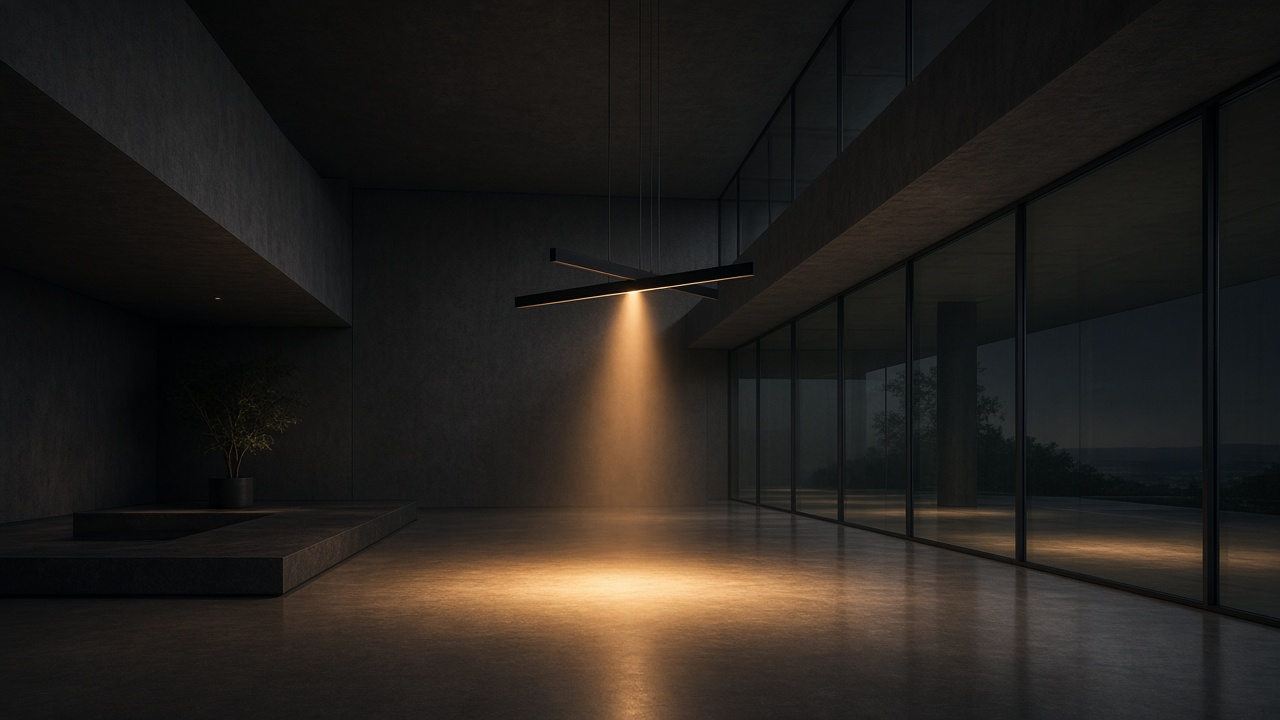
#> input picture docs/design/vanta/plates/plate-living-night.png, 1280 x 720 px; its folder holds 8 pictures in this run
$ python compose_mockups.py
#> lines starting #> are read from the running program, lines starting #| are printed output that depends on the picture
#!/usr/bin/env python3
"""VANTA — compose high-fidelity PNG website mockups from cinematic plates."""

from __future__ import annotations

import math
from pathlib import Path

from PIL import Image, ImageDraw, ImageEnhance, ImageFilter, ImageFont

ROOT = Path(__file__).resolve().parent
FONTS = ROOT / "fonts"
PLATES = ROOT / "plates"
OUT = ROOT / "mockups"
OUT.mkdir(parents=True, exist_ok=True)

# --- palette -----------------------------------------------------------------
VOID = (8, 8, 9)
INK = (12, 12, 14)
ANTH = (20, 21, 24)
GRAPH = (38, 40, 44)
GRAPH2 = (52, 54, 58)
MILK = (244, 241, 234)
MILK_SOFT = (210, 206, 196)
MUTED = (132, 128, 120)
DIM = (88, 86, 80)
AMBER = (201, 166, 107)
AMBER_HOT = (232, 198, 128)
HAIR = (255, 255, 255, 36)
NAV_LINKS = ["Collection", "Projects", "Studio", "Technology", "Journal"]


def _font(name: str, size: int, variation: str | None = None) -> ImageFont.FreeTypeFont:
    font = ImageFont.truetype(str(FONTS / name), size)
    if variation:
        try:
            font.set_variation_by_name(variation.encode("ascii"))
        except Exception:
            try:
                font.set_variation_by_name(variation)
            except Exception:
                pass
    return font


def serif(size: int) -> ImageFont.FreeTypeFont:
    return _font("InstrumentSerif-Regular.ttf", size)


def serif_i(size: int) -> ImageFont.FreeTypeFont:
    return _font("InstrumentSerif-Italic.ttf", size)


def gloock(size: int) -> ImageFont.FreeTypeFont:
    return _font("Gloock-Regular.ttf", size)


def italiana(size: int) -> ImageFont.FreeTypeFont:
    return _font("Italiana-Regular.ttf", size)


def bodoni(size: int, weight: str = "Regular") -> ImageFont.FreeTypeFont:
    return _font("BodoniModa.ttf", size, weight)


def playfair(size: int, weight: str = "Regular") -> ImageFont.FreeTypeFont:
    return _font("PlayfairDisplay.ttf", size, weight)


def fraunces(size: int, weight: str = "Regular") -> ImageFont.FreeTypeFont:
    return _font("Fraunces.ttf", size, weight)


def news(size: int, weight: str = "Regular") -> ImageFont.FreeTypeFont:
    return _font("Newsreader.ttf", size, weight)


def sans(size: int, weight: str = "Regular") -> ImageFont.FreeTypeFont:
    return _font("InstrumentSans.ttf", size, weight)


def syne(size: int, weight: str = "Regular") -> ImageFont.FreeTypeFont:
    return _font("Syne.ttf", size, weight)


def mono(size: int, weight: str = "Light") -> ImageFont.FreeTypeFont:
    file = {
        "Light": "IBMPlexMono-Light.ttf",
        "Regular": "IBMPlexMono-Regular.ttf",
        "Medium": "IBMPlexMono-Medium.ttf",
    }[weight]
    return _font(file, size)


def plate(name: str) -> Image.Image:
    return Image.open(PLATES / name).convert("RGB")


def crop_frac(img: Image.Image, l: float, t: float, r: float, b: float) -> Image.Image:
    w, h = img.size
    return img.crop((int(l * w), int(t * h), int(r * w), int(b * h)))


def cover(img: Image.Image, tw: int, th: int) -> Image.Image:
    ir = img.width / img.height
    tr = tw / th
    if ir > tr:
        nh, nw = th, int(th * ir)
    else:
        nw, nh = tw, int(tw / ir)
    img = img.resize((max(1, nw), max(1, nh)), Image.Resampling.LANCZOS)
    left = max(0, (img.width - tw) // 2)
    top = max(0, (img.height - th) // 2)
    return img.crop((left, top, left + tw, top + th))


def tracked_width(font: ImageFont.FreeTypeFont, text: str, tracking: float) -> float:
    if not text:
        return 0
    return sum(font.getlength(c) for c in text) + tracking * (len(text) - 1)


def draw_tracked(
    draw: ImageDraw.ImageDraw,
    xy: tuple[float, float],
    text: str,
    font: ImageFont.FreeTypeFont,
    fill,
    tracking: float = 0,
    align: str = "left",
) -> float:
    x, y = xy
    total = tracked_width(font, text, tracking)
    if align == "center":
        x -= total / 2
    elif align == "right":
        x -= total
    cx = x
    for i, ch in enumerate(text):
        draw.text((cx, y), ch, font=font, fill=fill)
        cx += font.getlength(ch) + tracking
    return total


# [15 lines left out: function draw_vertical, not called in this run]


def wrap_text(text: str, font: ImageFont.FreeTypeFont, max_w: float) -> list[str]:
    words = text.split()
    lines: list[str] = []
    cur = ""
    for w in words:
        trial = f"{cur} {w}".strip()
        if font.getlength(trial) <= max_w or not cur:
            cur = trial
        else:
            lines.append(cur)
            cur = w
    if cur:
        lines.append(cur)
    return lines


# [18 lines left out: functions hgrad, glow, not called in this run]


class Sheet:
    def __init__(self, w: int, h: int, color=VOID):
        self.im = Image.new("RGBA", (w, h), (*color, 255))
        self.d = ImageDraw.Draw(self.im)
        self.w = w
        self.h = h

    def paste_cover(self, img: Image.Image, box: tuple[int, int, int, int]) -> None:
        x, y, w, h = box
        fitted = cover(img.convert("RGB"), w, h).convert("RGBA")
        self.im.paste(fitted, (x, y))

    def rect(self, box, fill=None, outline=None, width: int = 1) -> None:
        self.d.rectangle(box, fill=fill, outline=outline, width=width)

    def line(self, *xy, fill=GRAPH2, width: int = 1) -> None:
        self.d.line(xy, fill=fill, width=width)

    def hairline_h(self, y: int, x0: int | None = None, x1: int | None = None, fill=GRAPH) -> None:
        self.line((x0 or 0, y), (x1 or self.w, y), fill=fill, width=1)

    def button(self, xy: tuple[int, int], label: str, filled: bool = False, pad_x: int = 26, h: int = 42) -> int:
        font = sans(13, "Medium")
        tw = tracked_width(font, label, 1.1)
        w = int(tw + pad_x * 2)
        x, y = xy
        if filled:
            self.rect((x, y, x + w, y + h), fill=(*MILK, 255))
            draw_tracked(self.d, (x + w / 2, y + 12), label, font, VOID, 1.1, "center")
        else:
            self.rect((x, y, x + w, y + h), outline=(*MILK_SOFT, 160), width=1)
            draw_tracked(self.d, (x + w / 2, y + 12), label, font, MILK, 1.1, "center")
        return w

    def logo_mark(self, x: int, y: int, h: int = 22) -> int:
        w = 10
        self.rect((x, y, x + w, y + h), fill=(*GRAPH, 255))
        slit = 2
        self.rect((x + (w - slit) // 2, y + 3, x + (w + slit) // 2, y + h - 3), fill=(*AMBER, 255))
        return w

    def wordmark(self, x: int, y: int, size: int = 22) -> int:
        font = bodoni(size, "Regular")
        return int(draw_tracked(self.d, (x, y), "VANTA", font, MILK, tracking=size * 0.22))

    def nav(self, active: str | None = None, cta: str = "Design your lighting") -> None:
        y = 28
        mark_w = self.logo_mark(48, 30, 20)
        self.wordmark(48 + mark_w + 12, 30, 20)
        gap = 36
        fonts = [sans(13, "Medium") for _ in NAV_LINKS]
        widths = [tracked_width(f, t, 0.6) for f, t in zip(fonts, NAV_LINKS)]
        total = sum(widths) + gap * (len(NAV_LINKS) - 1)
        cx = (self.w - total) / 2
        for label, font, w in zip(NAV_LINKS, fonts, widths):
            color = MILK if label == active else MUTED
            draw_tracked(self.d, (cx, 34), label, font, color, 0.6)
            if label == active:
                self.line((cx, 56), (cx + w, 56), fill=AMBER, width=1)
            cx += w + gap
        bw = int(tracked_width(sans(12, "Medium"), cta, 1.1) + 44)
        self.button((self.w - 48 - bw, 24), cta, filled=False, pad_x=22, h=38)
        self.hairline_h(76, fill=GRAPH)

    def footer_meta(self, left: str = "45.4642 N   9.1900 E", right: str = "Architectural lighting systems") -> None:
        f = mono(10)
        draw_tracked(self.d, (48, self.h - 28), left, f, DIM, 1.2)
        draw_tracked(self.d, (self.w - 48, self.h - 28), right, f, DIM, 1.2, "right")

    def label(self, xy, text: str, fill=MUTED) -> None:
        draw_tracked(self.d, xy, text.upper(), mono(10), fill, 2.2)

    def save(self, name: str) -> Path:
        rgb = Image.new("RGB", self.im.size, VOID)
        rgb.paste(self.im, mask=self.im.split()[-1])
        path = OUT / name
        rgb.save(path, "PNG", optimize=True)
        print(f"wrote {path.name}  {rgb.size[0]}×{rgb.size[1]}")
        return path


def page_brand() -> None:
    s = Sheet(1920, 1080)
    s.logo_mark(80, 72, 28)
    s.wordmark(108, 72, 28)
    draw_tracked(s.d, (108, 112), "ARCHITECTURAL LIGHTING", mono(11), MUTED, 3.2)

    s.paste_cover(plate("plate-living-night.png"), (80, 180, 980, 780))
#> in plate, returned value is the input picture: PIL image 1280x720 RGB; mean R, G, B 37.9, 33.6, 29.5
#> in paste_cover, `x, y, w, h = box`: x = 80; y = 180; w = 980; h = 780
#> in cover, `tr = tw / th`: tr = 1.26
#> in cover, `nh, nw = th, int(th * ir)`: nh = 780; nw = 1386
#> in cover, `left = max(0, (img.width - tw) // 2)`: left = 203
#> in cover, `top = max(0, (img.height - th) // 2)`: top = 0
    # brand type over a dark veil on the left of the photo
    veil = Image.new("RGBA", (520, 280), (8, 8, 9, 0))
    s.im.alpha_composite(veil, (100, 620))
    draw_tracked(s.d, (110, 680), "LIGHT", gloock(86), MILK, -2)

    # identity column
    x = 1140
    s.label((x, 180), "01  Wordmark")
    s.logo_mark(x, 220, 36)
    draw_tracked(s.d, (x + 28, 224), "VANTA", bodoni(42), MILK, 10)
    draw_tracked(s.d, (x, 280), "An aperture of light in a dark plane.", news(18), MILK_SOFT)

    s.label((x, 360), "02  Palette")
    chips = [
        ("Void", VOID),
        ("Anthracite", ANTH),
        ("Graphite", GRAPH),
        ("Milk", MILK),
        ("Amber", AMBER),
    ]
    for i, (name, color) in enumerate(chips):
        cx = x + i * 132
        s.rect((cx, 396, cx + 112, 468), fill=(*color, 255), outline=(*GRAPH2, 255))
        draw_tracked(s.d, (cx, 480), name, mono(11), MUTED, 1.4)

    s.label((x, 540), "03  Materials")
    mats = plate("plate-materials-tech.png")
    s.paste_cover(crop_frac(mats, 0.0, 0.0, 0.38, 0.42), (x, 576, 150, 110))
    s.paste_cover(crop_frac(mats, 0.38, 0.0, 0.72, 0.42), (x + 166, 576, 150, 110))
    s.paste_cover(crop_frac(mats, 0.72, 0.0, 1.0, 0.42), (x + 332, 576, 150, 110))
    s.paste_cover(crop_frac(mats, 0.18, 0.42, 0.55, 1.0), (x + 498, 576, 150, 110))
    for i, n in enumerate(["Bronze", "Travertine", "Steel", "Optics"]):
        draw_tracked(s.d, (x + i * 166, 696), n, mono(11), MUTED, 1.2)

    s.label((x, 750), "04  Interface")
    s.button((x, 786), "Explore VANTA", filled=True)
    s.button((x + 200, 786), "Design your lighting", filled=False)
    draw_tracked(s.d, (x, 850), "SPACE    ·    MOOD    ·    2700K", mono(11), AMBER, 2.0)

    s.footer_meta()
    s.save("00-brand-system.png")


def page_home_hero() -> None:
    s = Sheet(1920, 1080)
    s.paste_cover(plate("plate-living-night.png"), (0, 0, 1920, 1080))
    # top gradient for nav legibility
    top = Image.new("RGBA", (1920, 160), (0, 0, 0, 0))
    td = ImageDraw.Draw(top)
    for i in range(160):
        a = int(180 * (1 - i / 160))
        td.line([(0, i), (1920, i)], fill=(8, 8, 9, a))
    s.im.alpha_composite(top, (0, 0))
    bot = Image.new("RGBA", (1920, 420), (0, 0, 0, 0))
    bd = ImageDraw.Draw(bot)
    for i in range(420):
        a = int(200 * (i / 420))
        bd.line([(0, i), (1920, i)], fill=(8, 8, 9, a))
    s.im.alpha_composite(bot, (0, 660))

    s.nav()
    s.label((72, 620), "01  /  Atmosphere")
    for i, line in enumerate(["LIGHT", "CHANGES", "EVERYTHING."]):
        draw_tracked(s.d, (72, 650 + i * 78), line, gloock(78), MILK, 0)
    draw_tracked(
        s.d,
        (76, 900),
        "Architectural lighting systems for spaces that must be felt.",
        news(20),
        MILK_SOFT,
    )
    s.button((76, 948), "Explore VANTA", filled=True)
    s.button((300, 948), "Design your lighting", filled=False)

    # scene control
    card = Image.new("RGBA", (400, 170), (8, 8, 9, 150))
    s.im.alpha_composite(card, (1460, 880))
    s.label((1500, 900), "Scene  04")
    draw_tracked(s.d, (1500, 928), "Night", serif(28), MILK)
    draw_tracked(s.d, (1500, 972), "22:14    2700K    Living", mono(11), MUTED, 1.6)
    # ticks
    s.line((1500, 1012), (1780, 1012), fill=GRAPH2, width=1)
    for i, name in enumerate(["Morning", "Day", "Evening", "Night"]):
        tx = 1500 + i * 94
        col = AMBER if name == "Night" else DIM
        s.d.ellipse((tx - 3, 1009, tx + 3, 1015), fill=col)
        draw_tracked(s.d, (tx, 1022), name, mono(9), col, 0.8, "center")
    s.save("01-home-hero.png")


def page_home_atmosphere() -> None:
    s = Sheet(1440, 2680)
    s.nav(active=None)
    # philosophy
    s.label((72, 120), "01  Philosophy")
    for i, line in enumerate(["We do not", "illuminate.", "We compose."]):
        draw_tracked(s.d, (72, 160 + i * 92), line, gloock(86), MILK, -1)
    para = (
        "VANTA designs complete lighting atmospheres for architecture — "
        "reading the space, placing every source, and calibrating the mood "
        "until light becomes the room."
    )
    y = 460
    for line in wrap_text(para, news(22), 520):
        s.d.text((800, y), line, font=news(22), fill=MILK_SOFT)
        y += 34
    s.button((800, y + 24), "Design your space", filled=True)

    # four scenes — editorial, not equal
    s.label((72, 700), "02  Four atmospheres")
    morning = crop_frac(plate("plate-morning-day.png"), 0.0, 0.0, 0.5, 1.0)
    day = crop_frac(plate("plate-morning-day.png"), 0.5, 0.0, 1.0, 1.0)
    evening = plate("plate-restaurant.png")
    night = plate("plate-living-night.png")
    s.paste_cover(night, (72, 748, 820, 520))
    s.paste_cover(morning, (910, 748, 458, 248))
    s.paste_cover(day, (910, 1012, 220, 256))
    s.paste_cover(evening, (1148, 1012, 220, 256))
    s.label((80, 1236), "Night")
    s.label((918, 968), "Morning")
    s.label((918, 1236), "Day")
    s.label((1156, 1236), "Evening")

    # featured
    s.label((72, 1340), "03  Featured objects")
    s.paste_cover(plate("plate-line-product.png"), (72, 1388, 420, 280))
    s.paste_cover(plate("plate-void-product.png"), (510, 1388, 420, 280))
    s.paste_cover(plate("plate-arc-product.png"), (948, 1388, 420, 280))
    for x, name, spec in (
        (72, "LINE", "Linear systems  ·  1800 mm"),
        (510, "VOID", "Aperture ring  ·  Ø 420"),
        (948, "ARC", "Sculptural bronze  ·  1620 mm"),
    ):
        draw_tracked(s.d, (x, 1684), name, italiana(28), MILK, 4)
        draw_tracked(s.d, (x, 1724), spec, mono(11), MUTED, 1.0)
    s.button((72, 1768), "Explore collection", filled=False)

    # project
    s.label((72, 1880), "04  Realized space")
    s.paste_cover(plate("plate-hotel-kyoto.png"), (72, 1924, 1296, 420))
    veil = Image.new("RGBA", (1296, 140), (8, 8, 9, 0))
    vd = ImageDraw.Draw(veil)
    for i in range(140):
        vd.line([(0, i), (1296, i)], fill=(8, 8, 9, int(i / 140 * 190)))
    s.im.alpha_composite(veil, (72, 2204))
    draw_tracked(s.d, (96, 2240), "Atelier Noir  —  Kyoto", serif(32), MILK)
    s.button((96, 2288), "View project", filled=True)

    # configurator strip
    s.label((72, 2400), "05  Light Studio")
    s.paste_cover(plate("plate-studio-room.png"), (72, 2440, 420, 160))
    draw_tracked(s.d, (520, 2470), "Compose a room before a single fixture is installed.", news(22), MILK_SOFT)
    s.line((520, 2530), (980, 2530), fill=GRAPH2, width=1)
    s.d.ellipse((760 - 5, 2525, 760 + 5, 2535), fill=AMBER)
    draw_tracked(s.d, (520, 2548), "Mood", mono(11), MUTED, 1.4)
    draw_tracked(s.d, (900, 2548), "2700K", mono(11), AMBER, 1.4, "right")
    s.button((1040, 2488), "Design your space", filled=True)

    s.footer_meta(right="Home  ·  Atmosphere")
    s.save("02-home-atmosphere.png")


# [499 lines left out: functions page_collection, page_product, page_projects, page_atelier, page_studio, _polar and 6 more, not called in this run]


def main() -> None:
    page_brand()
#> call 2 of plate, with name = 'plate-materials-tech.png'
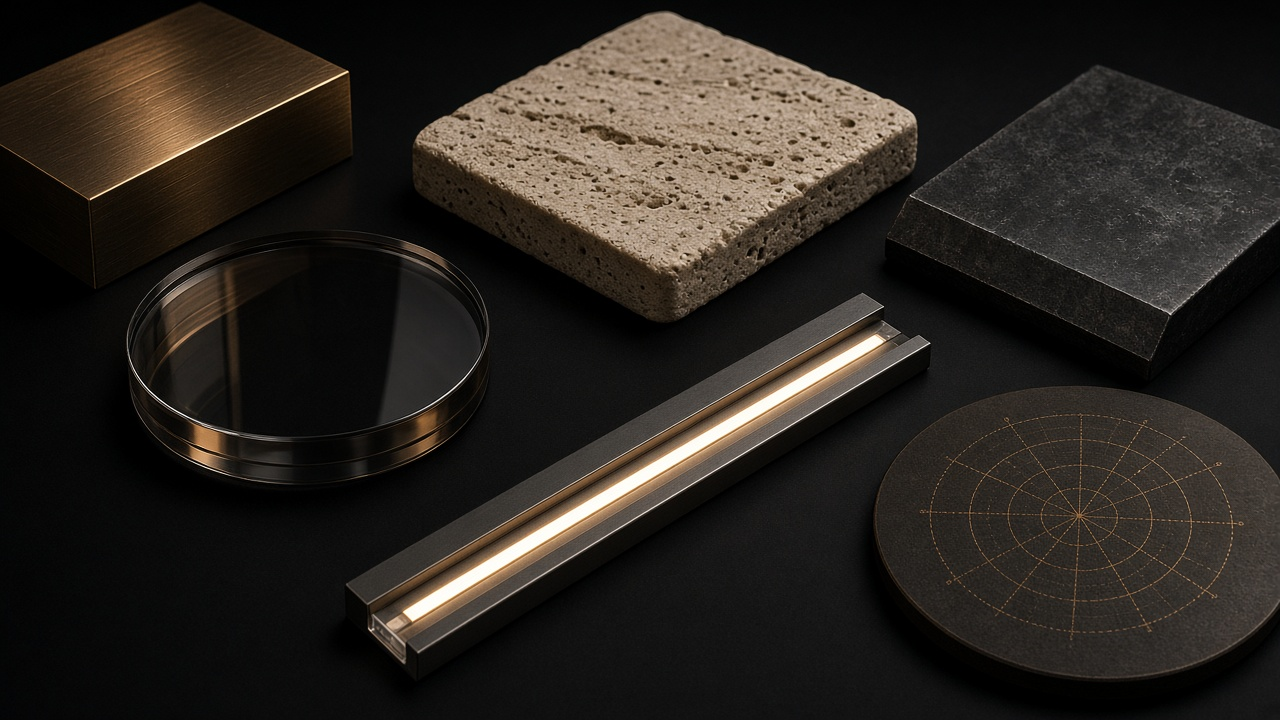
#> input picture docs/design/vanta/plates/plate-materials-tech.png, 1280 x 720 px
#> in plate, returned value is the input picture: PIL image 1280x720 RGB; mean R, G, B 41.6, 36.7, 31.5
#> call 3 of cover, with tw = 150, th = 110
#> in cover (call 3), `nh, nw = th, int(th * ir)`: nw = 158
#> in cover (call 3), `img = img.resize((max(1, nw), max(1, nh)), Image.Resampling.LANCZOS)`:
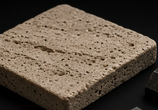
#> img: PIL image 158x110 RGB; mean R, G, B 92.8, 80.2, 67.1
#> in cover (call 3), `left = max(0, (img.width - tw) // 2)`: left = 4
#> call 3 of crop_frac, with l = 0.72, t = 0, r = 1, b = 0.42
#> in crop_frac (call 3), `return img.crop((int(l * w), int(t * h), int(r * w), int(b * h)))`:
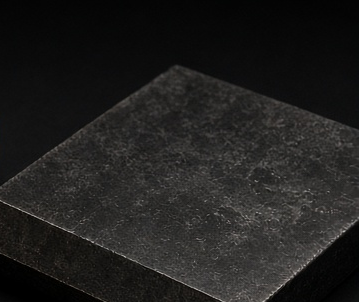
#> returned value: PIL image 359x302 RGB; mean R, G, B 32.1, 31.4, 30.3
#> in cover (call 5), `nw, nh = tw, int(tw / ir)`: nh = 132
#> in cover (call 5), `img = img.resize((max(1, nw), max(1, nh)), Image.Resampling.LANCZOS)`:
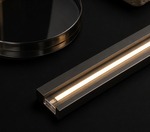
#> img: PIL image 150x132 RGB; mean R, G, B 33.7, 30.7, 27.5
#> in cover (call 5), `top = max(0, (img.height - th) // 2)`: top = 11
#> in cover (call 5), `return img.crop((left, top, left + tw, top + th))`:
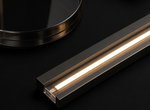
#> returned value: PIL image 150x110 RGB; mean R, G, B 37.5, 34, 30.2
#| wrote 00-brand-system.png  1920×1080
    page_home_hero()
#> after the loop in nav, `for label, font, w in zip(NAV_LINKS, fonts, widths):`: cx = 1217.6
#| wrote 01-home-hero.png  1920×1080
    page_home_atmosphere()
#> after the loop in page_home_atmosphere, `for line in wrap_text(para, news(22), 520):`: y = 596
#> call 4 of plate, with name = 'plate-morning-day.png'
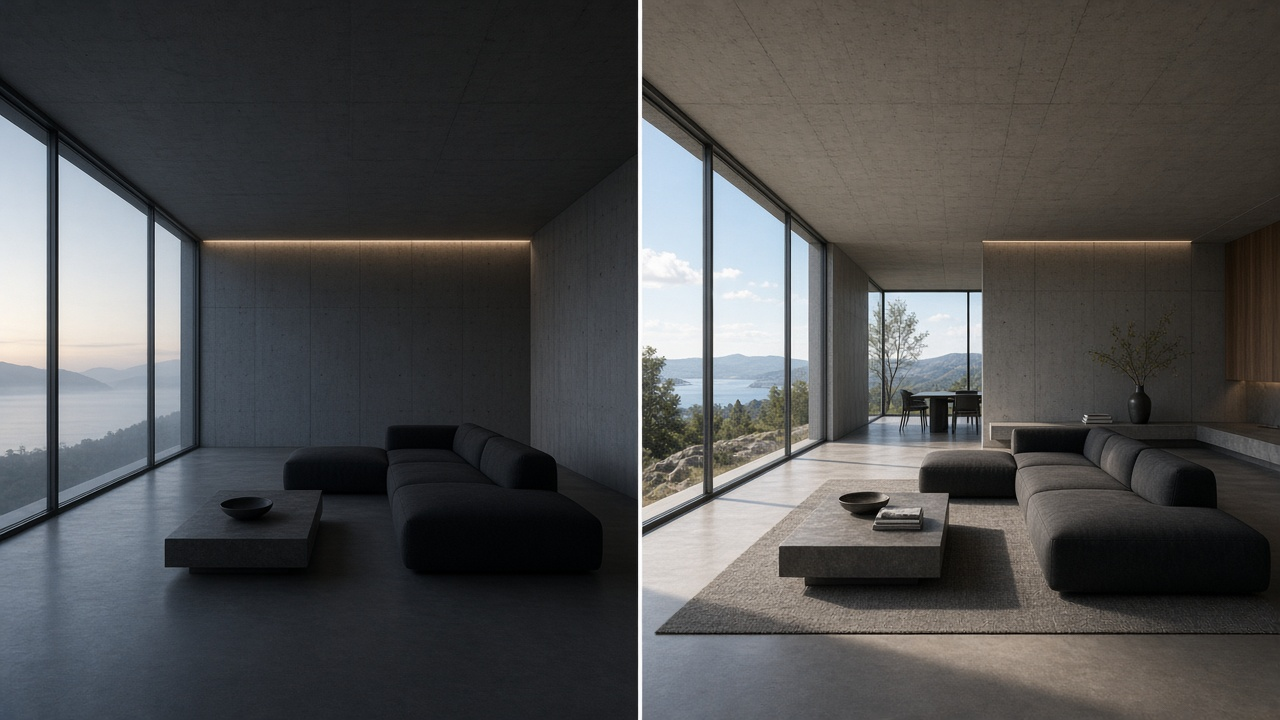
#> input picture docs/design/vanta/plates/plate-morning-day.png, 1280 x 720 px
#> in plate, returned value is the input picture: PIL image 1280x720 RGB; mean R, G, B 78.5, 78.4, 78.4
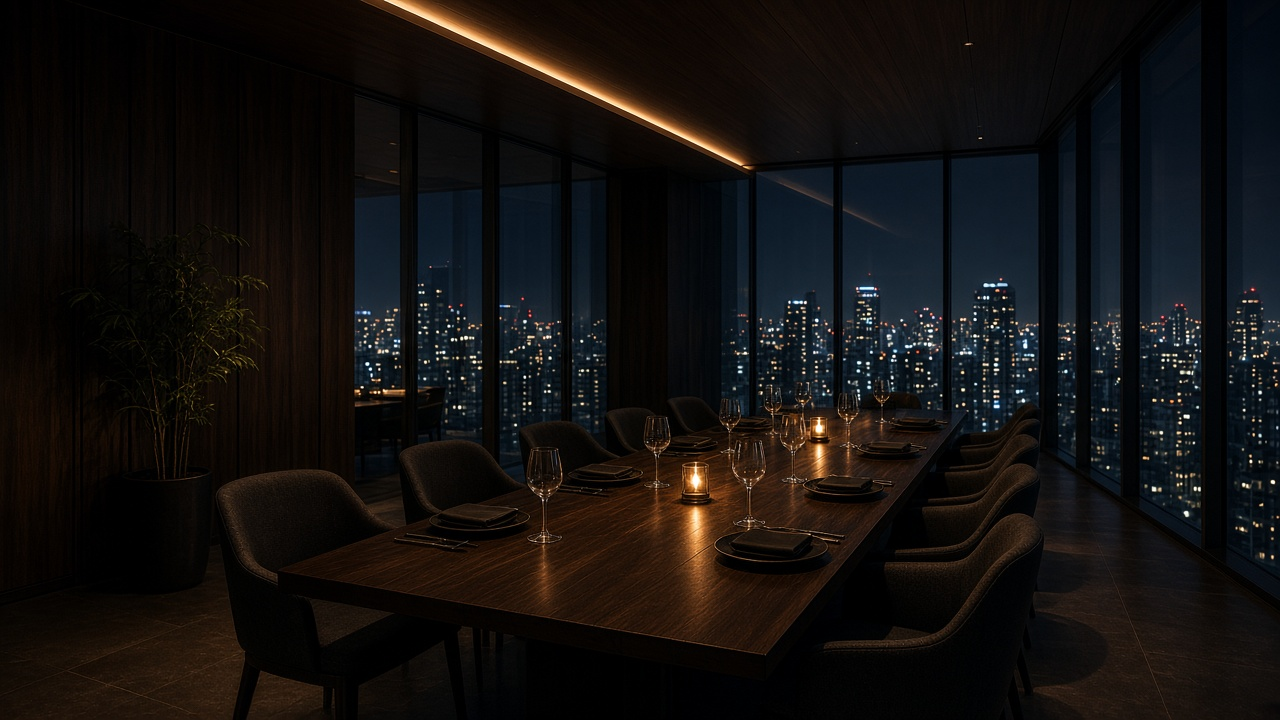
#> input picture docs/design/vanta/plates/plate-restaurant.png, 1280 x 720 px
    page_collection()
    page_product()
    page_projects()
    page_atelier()
    page_studio()
    page_technology()
    page_services()
    page_journal()
    page_article()
    page_contact()
    page_mobile()
    print("done", len(list(OUT.glob("*.png"))), "mockups")


if __name__ == "__main__":
#> (the run stopped early here; a loop or call above may not have finished)
